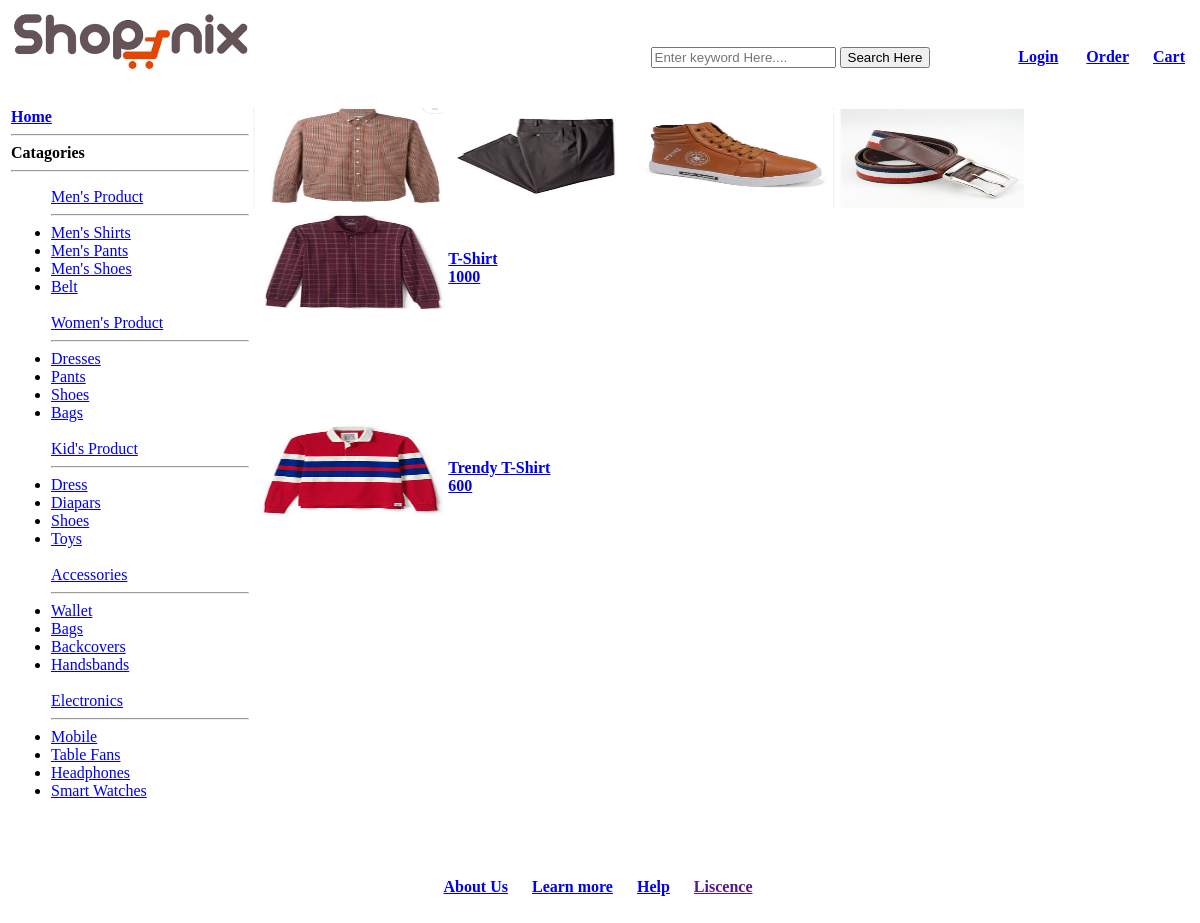
/app/visitor/spm products.php?pname=Shirt, run on an earlier commit of the app's database.
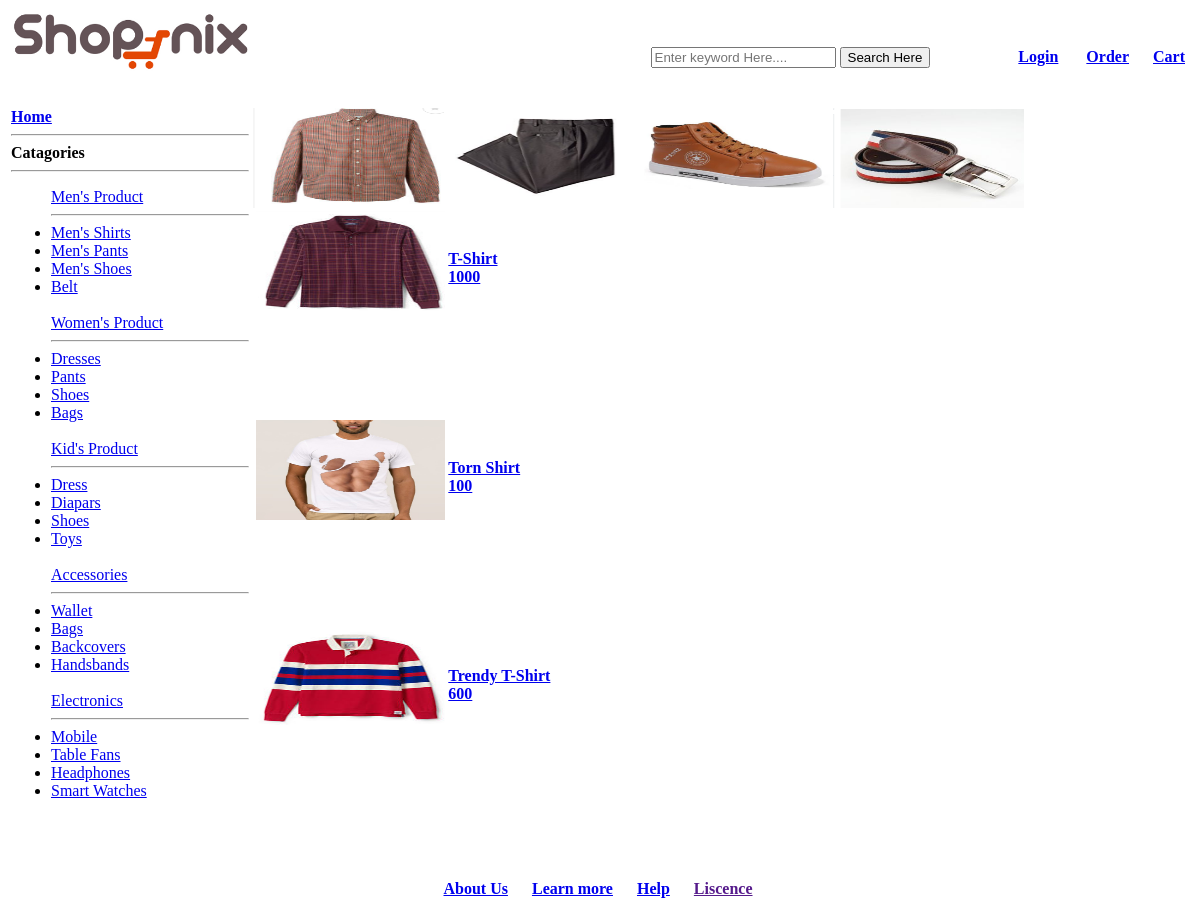
And on a later commit of the database.
### tables this page shows
CREATE TABLE `allproducts` (
  `code` varchar(255) NOT NULL,
  `name` varchar(255) NOT NULL,
  `catagory` varchar(255) NOT NULL,
  `subcatagory` varchar(255) NOT NULL,
  `color` varchar(255) NOT NULL,
  `material` varchar(500) NOT NULL,
  `size` varchar(20) NOT NULL,
  `description` varchar(255) NOT NULL,
  `bprice` double NOT NULL,
  `sprice` double NOT NULL,
  `quantity` int(11) NOT NULL,
  `offer` double NOT NULL,
  `pdpic` varchar(500) NOT NULL
);

### data/db.php (called while the page is built, shortened)
<?php
    $host="127.0.0.1";
    $user="root";
    $pass="";
    $dbname="ecommerce";
    $port=3306;
    function executeSQL($sql){
        global $host, $user, $pass, $dbname, $port;
        $link=mysqli_connect($host, $user, $pass, $dbname, $port);
        $result = mysqli_query($link, $sql);
        return $result;
    }
?>

### data/product_access.php (called while the page is built, shortened)
<?php
	if(require_once("db.php")){
	function getProductByNameMale($pnamee){
        $sql = "SELECT * FROM allproducts WHERE catagory='Men' AND  subcatagory LIKE '%$pnamee%'";
        $result = executeSQL($sql);
		 for($i=0; $row=mysqli_fetch_assoc($result); ++$i){
            $getProductByN[$i] = $row;
        }
        return $getProductByN;
    }
	}
	else{
		echo "Database not found";
	}
?>

### app/visitor/spm products.php (the view)
<?php include "../../data/product_access.php"; ?>
<?php
    $pnamee =$_GET['pname'];
    $productnames = getProductByNameMale($pnamee);
?>
<html>
<head><title>male person ditels</title></head>
	<table align="center" width="1200" >
	<tr><th colspan="3" align="right" width="60%">
        <a href="home.php"><img src="pictures\ali.png" align="left" align="top" width="20%" ></a>
				<br>
				<br>
				<input type="text" name="search" placeholder="Enter keyword Here....">
				<input type="submit" value="Search Here">&nbsp;&nbsp;&nbsp;&nbsp;&nbsp;&nbsp;&nbsp;&nbsp;&nbsp;&nbsp;&nbsp;&nbsp;&nbsp;&nbsp;&nbsp;
				 &nbsp;&nbsp;&nbsp;&nbsp;&nbsp;  <a href="../account/login.php">Login</a>  &nbsp;&nbsp;&nbsp;&nbsp;&nbsp;
				<a href="../account/login.php">Order</a>&nbsp;&nbsp;&nbsp;&nbsp;&nbsp;
				<a href="cart.php">Cart</a>&nbsp;&nbsp;&nbsp;&nbsp;&nbsp;<br><br><br>
			</tr>
		<td  valign="top"  width="10%">
		<label><b><a href="home.php">Home</a></b></label><br><hr>
		<label><b>Catagories</b></label><br><hr>
			<ul>
			<a href="select persons male.php">Men's Product</a><hr>
			<li><a href="spm products.php?pname=Shirt">Men's Shirts</a></li>
			<li><a href="spm products.php?pname=Pant">Men's Pants</a></li>
			<li><a href="spm products.php?pname=Shoe">Men's Shoes</a></li>
			<li><a href="spm products.php?pname=Belt">Belt</a></li><br>
			<a href="select persons female.php">Women's Product</a><hr>
			<li><a href="spf products.php?pname=Dress">Dresses</a></li>
			<li><a href="spf products.php?pname=Pant">Pants</a></li>
			<li><a href="spf products.php?pname=Shoe">Shoes</a></li>
			<li><a href="spf products.php?pname=Bags">Bags</a></li><br>
			<a href="select persons kids.php">Kid's Product</a><hr>
			<li><a href="spk products.php?pname=Dress">Dress</a></li>
			<li><a href="spk products.php?pname=Diapers">Diapars</a></li>
			<li><a href="spk products.php?pname=Shoe">Shoes</a></li>
			<li><a href="spk products.php?pname=Toys">Toys</a></li><br>
			<a href="accessories.php">Accessories</a><hr>
			<li><a href="ack products.php?pname=Wallet">Wallet</a></li>
			<li><a href="ack products.php?pname=Bag">Bags</a></li>
			<li><a href="ack products.php?pname=BackCover">Backcovers</a></li>
			<li><a href="ack products.php?pname=HandBand">Handsbands</a></li><br>
			<a href="electronics.php">Electronics</a><hr>
			<li><a href="eck products.php?pname=Mobile">Mobile</a></li>
			<li><a href="eck products.php?pname=TableFan">Table Fans</a></li>
			<li><a href="eck products.php?pname=HeadPhone">Headphones</a></li>
			<li><a href="eck products.php?pname=Smart Watch">Smart Watches</a></li><br>
			</ul>
		</td>
			<td valign="top" width="40%" >
					<table align="center" width="100%" >
						<tr>
							<a href="select persons male.php"><img src="pictures\pros1.png" align="left" align="top" width="20%" height="100" ></a>
							<a href="select persons male.php"><img src="pictures\pros2.png" align="left" align="top" width="20%" height="100" ></a>
							<a href="select persons male.php"><img src="pictures\pros3.png" align="left" align="top" width="20%" height="100" ></a>
							<a href="select persons male.php"> <img src="pictures\pros4.png" align="left" align="top" width="20%" height="100" ></a>
						</tr>
					 </table>
					<table align="left" width="100%" >
					  <?php foreach ($productnames as $productn) { ?>
						<tr>
							<td>
							<a href="man product.php?id=<?=$productn['code']?>"><img src="pictures\<?=$productn['pdpic'] ;?>" align="left" align="top" width="20%" height="100" ><br><h4><?=$productn['name']; ?> <br><?=$productn['sprice'] ;?></h4></a>	<br><br><br><br><br><br>
							</td>
						</tr>
						 <?php } ?>
					</table>
			</td>
			<tr height="100">
				<th colspan="2">
					<a href="aboutus.php">About Us</a>&nbsp;&nbsp;&nbsp;&nbsp;&nbsp;
					<a href="learnmore.php">Learn more</a>&nbsp;&nbsp;&nbsp;&nbsp;&nbsp;
					<a href="help.php">Help</a>&nbsp;&nbsp;&nbsp;&nbsp;&nbsp;
					<a href="">Liscence</a>&nbsp;&nbsp;&nbsp;&nbsp;&nbsp;
				</th>
			</tr>
	</table>
</html>

What changed in the data, as far as the page shows it:
added allproducts: pdpic (picture), name "Torn Shirt", sprice "100"
